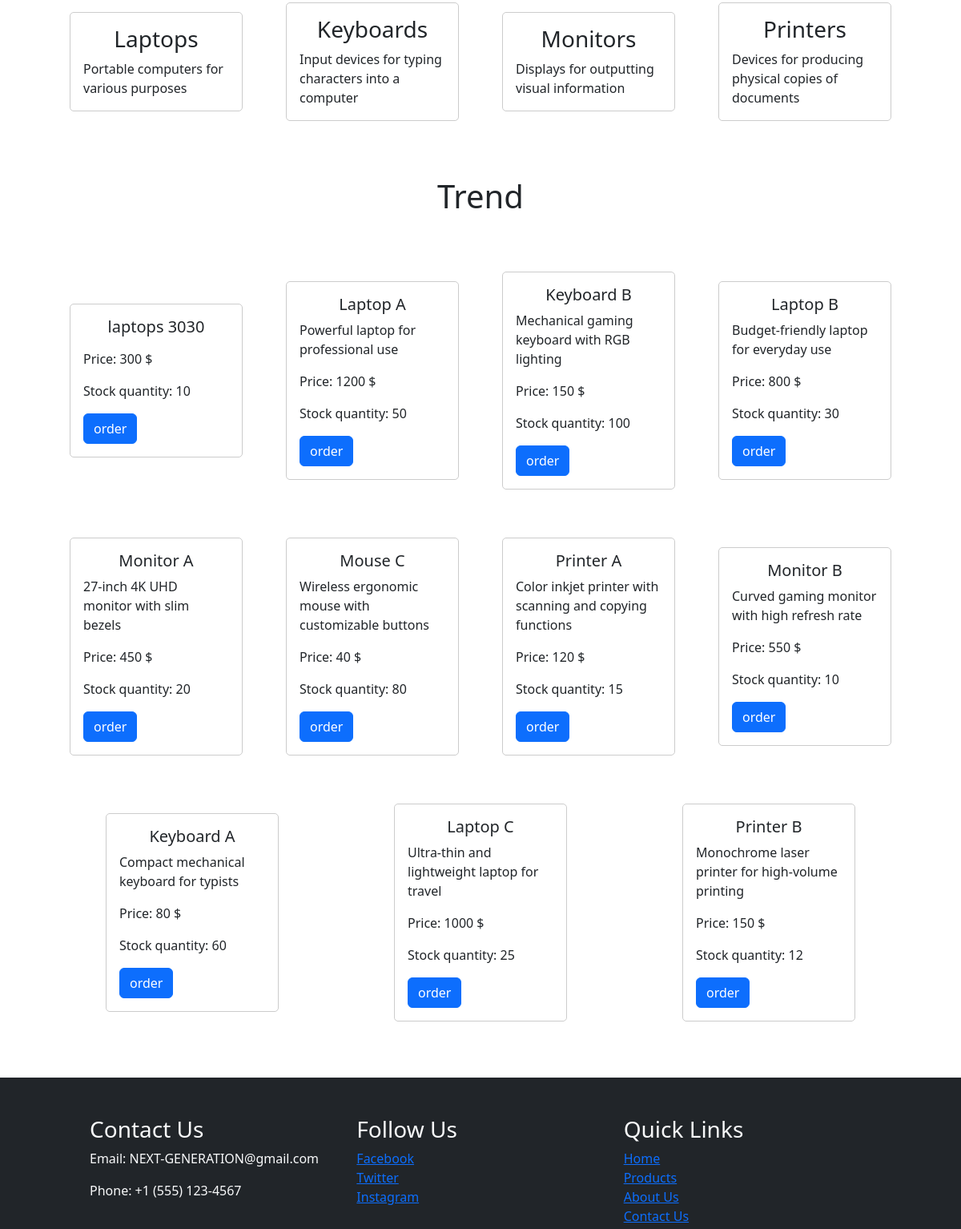
Page /home (middle part) on the earlier database version.
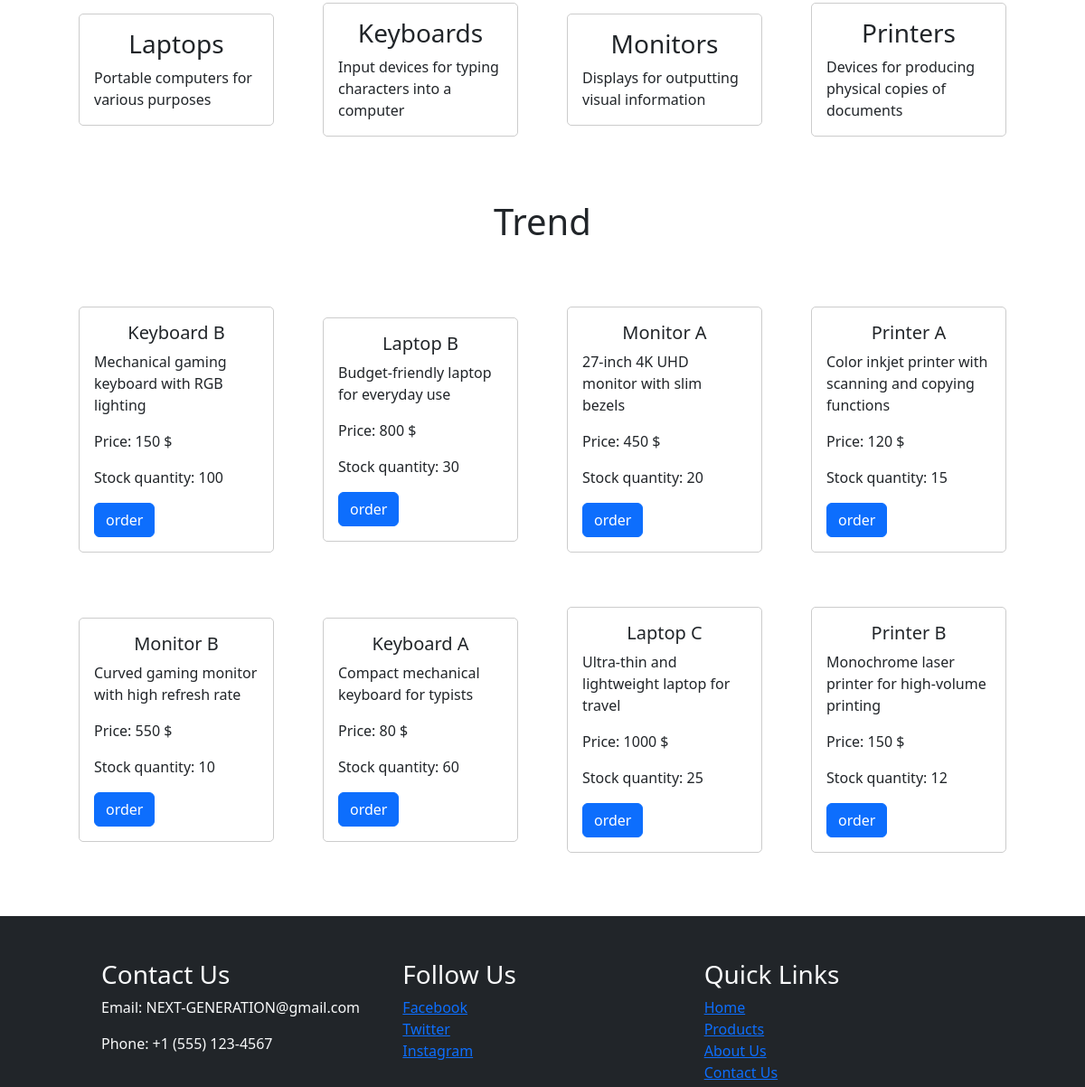
Same page on the later database version.
### tables this page shows
CREATE TABLE Types (
    type_id INTEGER PRIMARY KEY AUTOINCREMENT,
    type_name TEXT NOT NULL,
    description TEXT
, img TEXT DEFAULT 'default.jpp');

CREATE TABLE Products (
    product_id INTEGER PRIMARY KEY AUTOINCREMENT,
    type_id INTEGER,
    product_name TEXT NOT NULL,
    description TEXT,
    price DECIMAL NOT NULL,
    stock_quantity INTEGER NOT NULL, created_at TIMESTAMP DEFAULT CURRENT_TIMESTAMP, img TEXT defualt 'default.jpp', sold TEXT NOT NULL DEFAULT 'False',
    FOREIGN KEY (type_id) REFERENCES Types(type_id)
);

### app.py (the view)
@app.route("/")
@app.route("/home")
def home():
    products = db.execute("SELECT * FROM Products where sold = 'False' ORDER BY created_at DESC LIMIT 16")
    return render_template("index.html", types =Types, products= products)

### templates/index.html (shortened to what this page needs)
{% extends "layout.html" %}
{% block main %}
<section id="Bytype" >
  <div class="container-flexs">
    {% for type in types %}
  <div class="card item-flexs">
    <div class="card-body">
      <h3 class="card-title">{{ type["type_name"] }}</h3>
      <p class="card-text">{{ type["description"] }}</p>
    </div>
  </div>
  {% endfor %}
</div>
</section>
<section id="trend" >
  <h1 style="text-align: center;">Trend</h1>
  <div class="container-flexs">
    {% for product in products %}
  <div class="card item-flexs" >
    <div class="card-body parent-element">
      <h5 class="card-title">{{ product["product_name"]}}</h5>
      <p class="card-text">{{product["description"]}}</p>
      <p class="card-text">Price: {{product["price"]}} $</p>
      <p class="card-text">Stock quantity: {{ product["stock_quantity"]}}</p>
      <button class="btn btn-primary float-right" id="orderButton" >order</button>
    </div>
  </div>
  {% endfor %}
  </div>
</section>
{% endblock %}

Differences in the rows shown:
no longer on this page (row edited): Products: product_name "laptops 3030", price "300", stock_quantity "10"
no longer on this page (row edited): Products: product_name "Laptop A", description "Powerful laptop for professional use", price "1200", stock_quantity "50"
no longer on this page (row edited): Products: product_name "Mouse C", description "Wireless ergonomic mouse with customizable buttons", price "40", stock_quantity "80"
